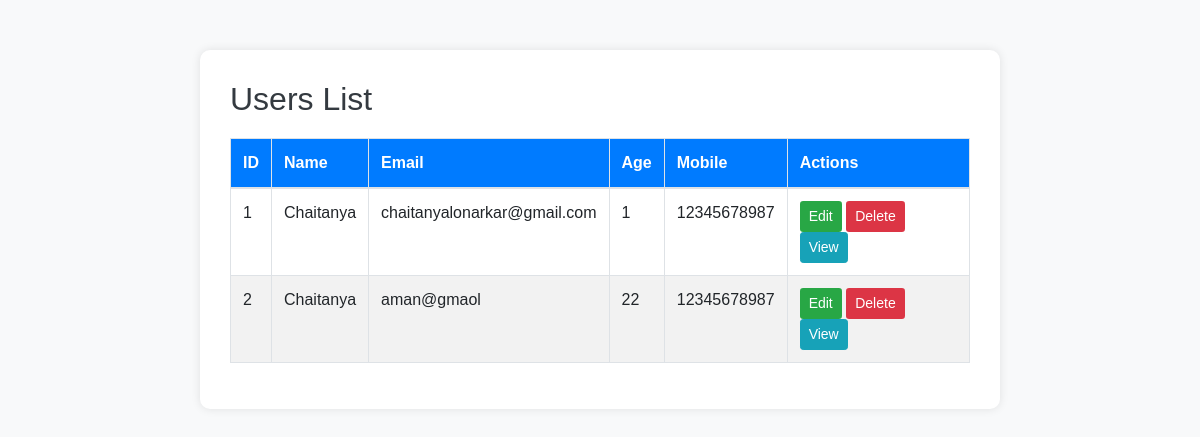
Before: /crud/list/ with the older database file.
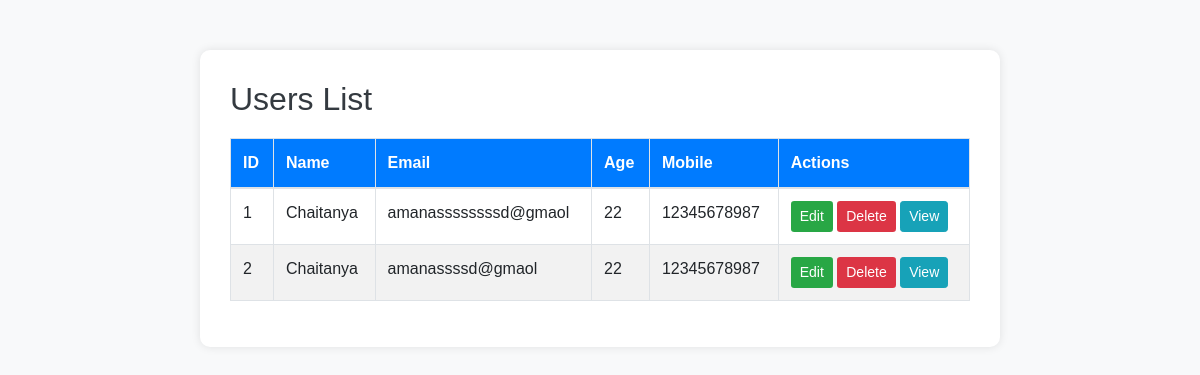
After: the same page with the newer database file.
### crud/models.py (models this page shows, shortened)
class User(models.Model):
    id=models.UUIDField(primary_key=True, default=uuid.uuid4, editable=False)
    name = models.CharField(max_length=100)
    email = models.EmailField(unique=True)
    mobile = models.CharField(max_length=15)
    age=models.IntegerField()

### crud/views.py (the view)
# urls.py: path('list/', views.list_users, name='list_users'),
def list_users(request):
    users = User.objects.all()
    return render(request, 'users_list.html', {'users': users})

### templates/users_list.html (shortened to what this page needs)
<!DOCTYPE html>
<html lang="en">
<head>
    <link rel="stylesheet" href="https://stackpath.bootstrapcdn.com/bootstrap/4.5.2/css/bootstrap.min.css">
</head>
<body>
    <div class="container">
        <h2>Users List</h2>
        <table class="table table-bordered">
            <thead>
                <tr>
                    <th>ID</th>
                    <th>Name</th>
                    <th>Email</th>
                    <th>Age</th>
                    <th>Mobile</th>
                    <th>Actions</th>
                </tr>
            </thead>
            <tbody>
                {% for user in users %}
                <tr>
                    <td>{{ forloop.counter }}</td>
                    <td>{{ user.name }}</td>
                    <td>{{ user.email }}</td>
                    <td>{{ user.age }}</td>
                    <td>{{ user.mobile }}</td>
                    <td>
                        <a href="{% url 'edit_user' user.id %}" class="btn btn-edit btn-sm">Edit</a>
                      <a href="{% url 'delete_user' user.id %}" class="btn btn-delete btn-sm">Delete</a>
                    <a href="{% url 'view_user' user.id %}" class="btn btn-info btn-sm">View</a>
                    </td>
                </tr>
                {% endfor %}
            </tbody>
        </table>
    </div>
</body>
</html>

### templates/users_list.html (style rules this page uses)
body { background-color: #f8f9fa; font-family: Arial, sans-serif; }
.container { margin-top: 50px; max-width: 800px; background: white; padding: 30px; border-radius: 10px; box-shadow: 0 0 10px rgba(0, 0, 0, 0.1); }
h2 { margin-bottom: 20px; color: #343a40; }
table { width: 100%; }
th, td { text-align: left; padding: 12px; }
th { background-color: #007bff; color: white; }
tr:nth-child(even) { background-color: #f2f2f2; }
.btn-edit { background-color: #28a745; color: white; }
.btn-delete { background-color: #dc3545; color: white; }

Changed rows visible on the page:
removed User: name "Chaitanya", email "chaitanyalonarkar@gmail.com", age "1", mobile "12345678987"
removed User: name "Chaitanya", email "aman@gmaol", age "22", mobile "12345678987"
added User: name "Chaitanya", email "amanassssssssd@gmaol", age "22", mobile "12345678987"
added User: name "Chaitanya", email "amanassssd@gmaol", age "22", mobile "12345678987"
